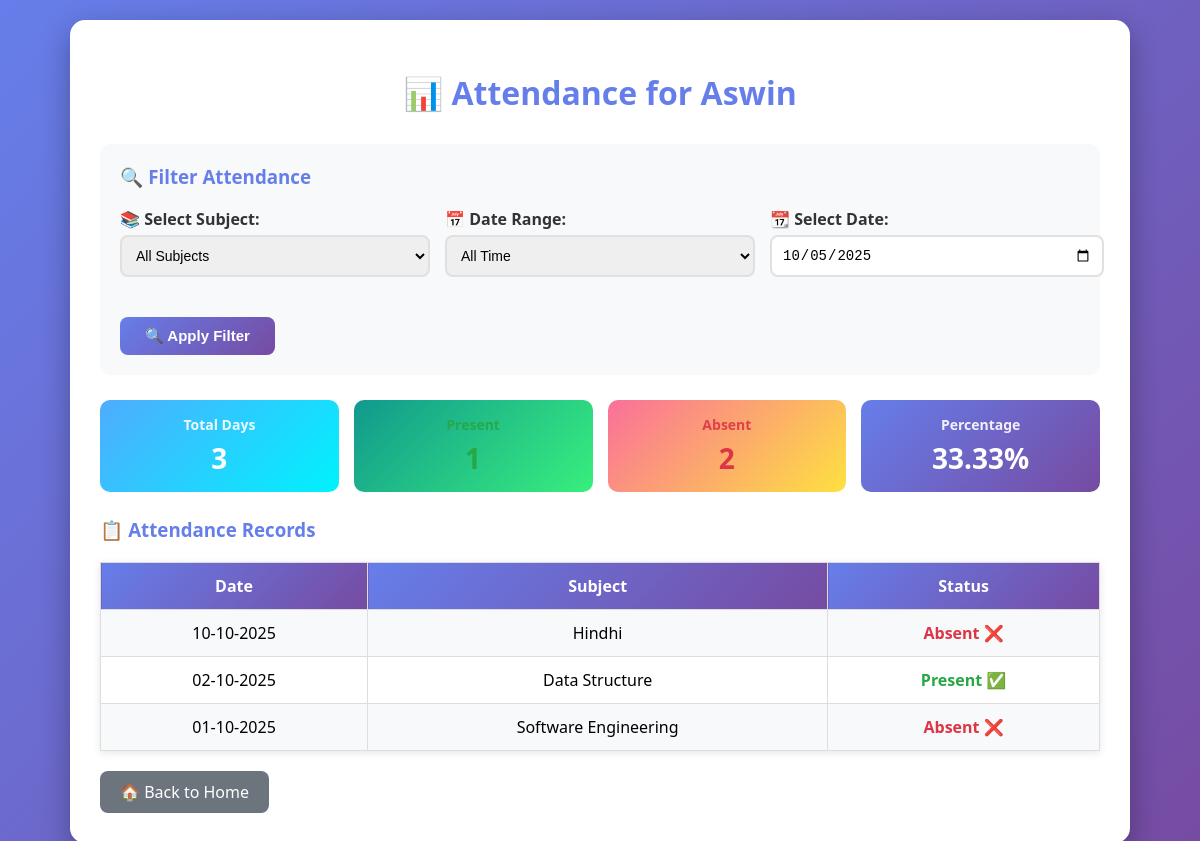
Screenshot of /student/Aswin (signed in) with the database file from the repository.
### attendance_project/attendance_app.py (models this page shows)
class Student(db.Model):
    id = db.Column(db.Integer, primary_key=True)
    name = db.Column(db.String(100), unique=True, nullable=False)

class AttendanceRecord(db.Model):
    id = db.Column(db.Integer, primary_key=True)
    student_id = db.Column(db.Integer, db.ForeignKey('student.id'), nullable=False)
    date = db.Column(db.String(20), nullable=False)
    course = db.Column(db.String(100), nullable=False)
    status = db.Column(db.String(1), nullable=False)  # 'P' or 'A'
    info = db.Column(db.String(100), nullable=True)
    student = db.relationship('Student', backref=db.backref('attendance_records', lazy=True))

### attendance_project/attendance_app.py (the view, shortened to what this page needs)
@app.route("/student/<name>")
@login_required
def student_detail(name):
    if session.get('role') == 'Student':
        allowed_student_name = session.get('student_name')
        if not allowed_student_name or name != allowed_student_name:
            flash('You can only view your own attendance records.', 'error')
            return redirect(url_for('front'))
    student = Student.query.filter_by(name=name).first()
    if not student:
        return f"Student {name} not found", 404
    selected_course = request.args.get('course', 'all')
    date_range = request.args.get('range', 'all')
    selected_date = request.args.get('date')
    query = AttendanceRecord.query.filter_by(student_id=student.id)
    if selected_course != 'all':
        query = query.filter_by(course=selected_course)
    records = query.all()
    records_list = [(r.date, r.status, r.course) for r in records]
    records_list.sort(reverse=True)
    total_days = len(records_list)
    present_count = sum(1 for _, s, _ in records_list if s == "P")
    absent_count = sum(1 for _, s, _ in records_list if s == "A")
    percentage = round((present_count / total_days) * 100, 2) if total_days > 0 else 0
    return render_template("student_detail.html",
                           name=name,
                           records=records_list,
                           total_days=total_days,
                           present_count=present_count,
                           absent_count=absent_count,
                           percentage=percentage,
                           courses=courses,
                           selected_course=selected_course,
                           date_range=date_range,
                           selected_date=selected_date or datetime.now().strftime("%Y-%m-%d"))

### attendance_project/attendance_app.py (called while the page is built)
def login_required(f):
    @wraps(f)
    def decorated_function(*args, **kwargs):
        if not session.get('user'):
            flash('Please log in to access this page.', 'error')
            return redirect(url_for('login'))
        return f(*args, **kwargs)
    return decorated_function

### attendance_project/templates/student_detail.html (shortened to what this page needs)
<!DOCTYPE html>
<html>
<head>
</head>
<body>
    <div class="container">
        <h1>📊 Attendance for {{ name }}</h1>
        <div class="filter-section">
            <h3 style="margin-top: 0; color: #667eea;">🔍 Filter Attendance</h3>
            <form method="GET" action="{{ url_for('student_detail', name=name) }}">
                <div class="filter-row">
                    <div class="filter-group">
                        <label for="course">📚 Select Subject:</label>
                        <select name="course" id="course">
                            <option value="all" {% if selected_course == 'all' %}selected{% endif %}>All Subjects</option>
                        </select>
                    </div>
                    <div class="filter-group">
                        <label for="range">📅 Date Range:</label>
                        <select name="range" id="range">
                            <option value="all" {% if date_range == 'all' %}selected{% endif %}>All Time</option>
                        </select>
                    </div>
                    <div class="filter-group">
                        <label for="date">📆 Select Date:</label>
                        <input type="date" name="date" id="date" value="{{ selected_date }}">
                    </div>
                </div>
                <button type="submit" class="btn-filter">🔍 Apply Filter</button>
            </form>
        </div>
        <div class="stats-container">
            <div class="stat-box total">
                <h3>Total Days</h3>
                <p>{{ total_days }}</p>
            </div>
            <div class="stat-box present">
                <h3>Present</h3>
                <p>{{ present_count }}</p>
            </div>
            <div class="stat-box absent">
                <h3>Absent</h3>
                <p>{{ absent_count }}</p>
            </div>
            <div class="stat-box percentage">
                <h3>Percentage</h3>
                <p>{{ percentage }}%</p>
            </div>
        </div>
        <h3 style="color: #667eea;">📋 Attendance Records</h3>
        {% if records %}
        <table>
            <tr>
                <th>Date</th>
                <th>Subject</th>
                <th>Status</th>
            </tr>
            {% for date, status, course in records %}
            <tr>
                <td>{{ date }}</td>
                <td>{{ course }}</td>
                <td>
                    {% if status == "P" %}
                        <span class="present">Present ✅</span>
                    {% elif status == "A" %}
                        <span class="absent">Absent ❌</span>
                    {% else %}
                        {{ status }}
                    {% endif %}
                </td>
            </tr>
            {% endfor %}
        </table>
        {% else %}
        <div class="no-records">
            <p>📭 No attendance records found for the selected filters.</p>
        </div>
        {% endif %}
        <a href="{{ url_for('front') }}" class="back-link">🏠 Back to Home</a>
    </div>
</body>
</html>

### attendance_project/templates/student_detail.html (style rules this page uses)
body { font-family: 'Segoe UI', Tahoma, Geneva, Verdana, sans-serif; margin: 0; padding: 20px; background: linear-gradient(135deg, #667eea 0%, #764ba2 100%); min-height: 100vh; }
.container { max-width: 1000px; margin: 0 auto; background: white; padding: 30px; border-radius: 15px; box-shadow: 0 10px 30px rgba(0,0,0,0.3); }
h1 { color: #667eea; text-align: center; margin-bottom: 30px; }
.filter-section { background: #f8f9fa; padding: 20px; border-radius: 10px; margin-bottom: 25px; }
.filter-row { display: flex; gap: 15px; flex-wrap: wrap; align-items: center; margin-bottom: 15px; }
.filter-group { flex: 1; min-width: 200px; }
label { display: block; font-weight: 600; margin-bottom: 5px; color: #333; }
select, input[type="date"] { width: 100%; padding: 10px; border: 2px solid #e0e0e0; border-radius: 8px; font-size: 14px; transition: border-color 0.3s; }
.btn-filter { padding: 10px 25px; background: linear-gradient(135deg, #667eea 0%, #764ba2 100%); color: white; border: none; border-radius: 8px; cursor: pointer; font-size: 15px; font-weight: 600; margin-top: 25px; transition: transform 0.2s; }
.stats-container { display: flex; gap: 15px; margin-bottom: 25px; flex-wrap: wrap; }
.stat-box { flex: 1; min-width: 150px; padding: 15px; border-radius: 10px; text-align: center; color: white; }
.stat-box.total { background: linear-gradient(135deg, #4facfe 0%, #00f2fe 100%); }
.stat-box.present { background: linear-gradient(135deg, #11998e 0%, #38ef7d 100%); }
.stat-box.absent { background: linear-gradient(135deg, #fa709a 0%, #fee140 100%); }
.stat-box.percentage { background: linear-gradient(135deg, #667eea 0%, #764ba2 100%); }
.stat-box h3 { margin: 0 0 5px 0; font-size: 14px; opacity: 0.9; }
.stat-box p { margin: 0; font-size: 28px; font-weight: bold; }
table { border-collapse: collapse; width: 100%; margin-top: 20px; box-shadow: 0 2px 8px rgba(0,0,0,0.1); }
th, td { border: 1px solid #ddd; padding: 12px; text-align: center; }
th { background: linear-gradient(135deg, #667eea 0%, #764ba2 100%); color: white; font-weight: 600; }
tr:nth-child(even) { background: #f8f9fa; }
.present { color: #28a745; font-weight: bold; }
.absent { color: #dc3545; font-weight: bold; }
.back-link { display: inline-block; margin-top: 20px; padding: 10px 20px; background: #6c757d; color: white; text-decoration: none; border-radius: 8px; transition: background 0.3s; }

### rows the page displays
Student: name "Aswin"
AttendanceRecord: date "10-10-2025", course "Hindhi", shows "Absent ❌"
AttendanceRecord: date "02-10-2025", course "Data Structure", shows "Present ✅"
AttendanceRecord: date "01-10-2025", course "Software Engineering", shows "Absent ❌"

### other values shown
{{ total_days }} "3"
{{ present_count }} "1"
{{ absent_count }} "2"
{{ percentage }} "33.33"
